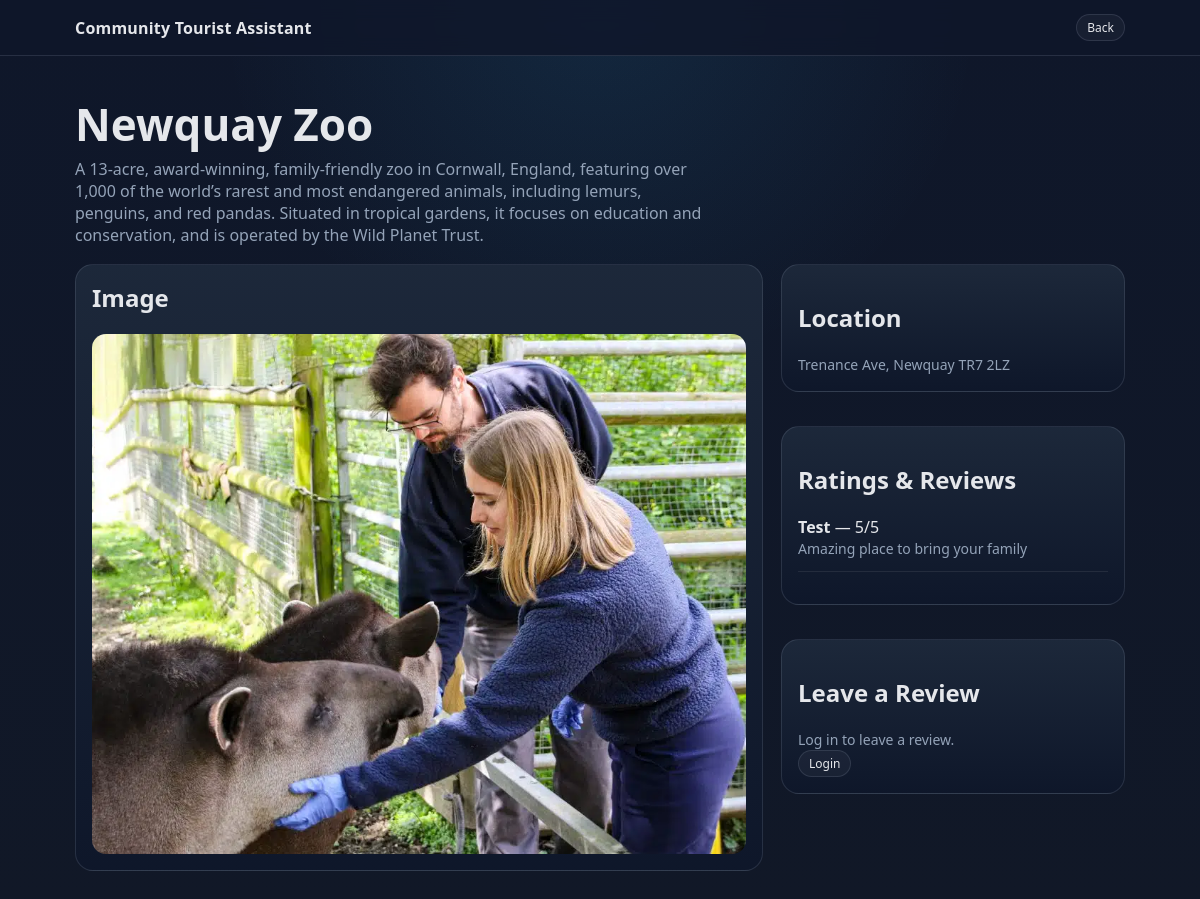
/place/6/, run on the app's committed database.
### core/models.py (models this page shows, shortened)
class Place(models.Model):
    name = models.CharField(max_length=200)
    description = models.TextField()
    town = models.CharField(max_length=200, blank=True, default="")
    image_filename = models.CharField(max_length=200, blank=True, default="")

class Review(models.Model):
    place = models.ForeignKey(Place, on_delete=models.CASCADE, related_name="reviews")
    user = models.ForeignKey(User, on_delete=models.CASCADE)
    rating = models.IntegerField()
    comment = models.TextField()

### core/views.py (the view)
# urls.py: path("place/<int:pk>/", views.place_detail, name="place_detail"),
def place_detail(request, pk):
    place = get_object_or_404(Place, pk=pk)
    form = ReviewForm()
    return render(request, "place_detail.html", {
        "place": place,
        "form": form,
    })

### templates/place_detail.html (shortened to what this page needs)
{% load static %}
<!doctype html>
<html lang="en">
<head>
  <link rel="stylesheet" href="{% static 'core/style.css' %}">
</head>
<body>
  <div class="nav">
    <div class="container nav-inner">
      <div class="brand">Community Tourist Assistant</div>
      <a class="badge" href="{% url 'home' %}">Back</a>
    </div>
  </div>
  <main class="container hero">
    <h1>{{ place.name }}</h1>
    <p class="muted">{{ place.description }}</p>
    <div class="detail-grid">
      <section class="card map-card">
        <h2>Image</h2>
        <img class="map-image"
             src="{% static 'core/places/'|add:place.image_filename %}"
             alt="{{ place.name }}">
      </section>
      <div class="right-col">
        <section class="card">
          <h2>Location</h2>
          <p class="muted">{{ place.town }}</p>
        </section>
        <section class="card">
          <h2>Ratings & Reviews</h2>
          {% for review in place.reviews.all %}
            <div style="margin-bottom: 16px; padding-bottom: 12px; border-bottom: 1px solid rgba(255,255,255,0.08);">
              <strong>{{ review.user.username }}</strong> — {{ review.rating }}/5
              <p class="muted">{{ review.comment }}</p>
            </div>
          {% empty %}
            <p class="muted">No reviews yet.</p>
          {% endfor %}
        </section>
        <section class="card">
          <h2>Leave a Review</h2>
          {% if user.is_authenticated %}
            <form method="post" action="{% url 'add_review' place.pk %}" class="form">
              {% csrf_token %}
              {{ form.as_p }}
              <button type="submit" class="button">Submit Review</button>
            </form>
          {% else %}
            <p class="muted">Log in to leave a review.</p>
            <a class="badge" href="{% url 'login' %}">Login</a>
          {% endif %}
        </section>
      </div>
    </div>
  </main>
</body>
</html>

### core/static/core/style.css (style rules this page uses)
:root { --bg: #0f172a; --bg-2: #111827; --panel: rgba(15, 23, 42, 0.82); --card: rgba(30, 41, 59, 0.92); --card-hover: rgba(51, 65, 85, 0.96); --text: #e5e7eb; --muted: #94a3b8; --accent: #38bdf8; --accent-2: #0ea5e9; --border: rgba(148, 163, 184, 0.18); --input: rgba(255, 255, 255, 0.04); }
* { box-sizing: border-box; }
body { margin: 0; font-family: system-ui, -apple-system, Segoe UI, Roboto, Arial, sans-serif; background: radial-gradient(circle at top, rgba(56, 189, 248, 0.10), transparent 35%), linear-gradient(180deg, var(--bg) 0%, var(--bg-2) 100%); color: var(--text); }
a { color: inherit; text-decoration: none; }
.container { width: min(1050px, 92%); margin: 0 auto; }
.nav { position: sticky; top: 0; backdrop-filter: blur(10px); background: var(--panel); border-bottom: 1px solid var(--border); z-index: 10; }
.nav-inner { display: flex; align-items: center; justify-content: space-between; padding: 14px 0; }
.brand { display: flex; gap: 10px; align-items: center; font-weight: 700; letter-spacing: 0.2px; }
.badge { display: inline-flex; padding: 4px 10px; border-radius: 999px; border: 1px solid var(--border); color: var(--text); background: rgba(255, 255, 255, 0.04); font-size: 12px; }
.hero { padding: 44px 0 22px; }
.hero h1 { margin: 0 0 10px; font-size: clamp(28px, 4vw, 44px); line-height: 1.1; }
.hero p { margin: 0 0 18px; color: var(--muted); max-width: 70ch; }
.card { grid-column: span 12; background: linear-gradient(180deg, rgba(30, 41, 59, 0.95), rgba(15, 23, 42, 0.95)); border: 1px solid var(--border); border-radius: 18px; margin-bottom: 16px; padding: 16px; box-shadow: var(--shadow); transition: transform 0.18s ease, border-color 0.18s ease, background 0.18s ease; }
@media (min-width: 700px) { .card { grid-column: span 6; } }
@media (min-width: 980px) { .card { grid-column: span 4; } }
.card p { margin: 0; color: var(--muted); font-size: 14px; line-height: 1.5; }
.detail-grid { display: grid; grid-template-columns: 2fr 1fr; gap: 18px; margin-top: 18px; align-items: start; }
.map-card { grid-column: 1; }
.map-card h2 { margin-top: 0; }
.right-col { grid-column: 2; display: flex; flex-direction: column; gap: 18px; }
.map-image { width: 100%; height: 520px; object-fit: cover; border-radius: 14px; display: block; }

### data on the page
Place: name "Newquay Zoo", description "A 13-acre, award-winning, family-friendly zoo in Cornwall, England, featuring over 1,000 of the world’s rarest and most endangered animals, including lemurs, penguins, and red pandas. Situated in tropical gardens, it focuses on education and conservation, and is operated by the Wild Planet Trust.", image_filename (picture), town "Trenance Ave, Newquay TR7 2LZ"
Review: user.username "Test", rating "5", comment "Amazing place to bring your family"
